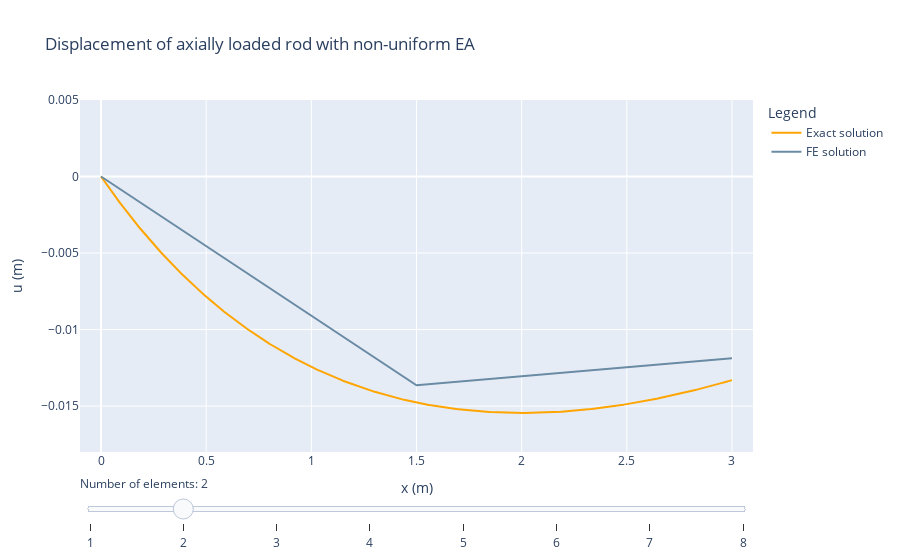

Notebook code cell kept with this figure:
### Markdown cell above
## Additional case with non-uniform stiffness

The problem above has one peculiar feature, which is that the nodal values always coincide with the exact solution. This is not a property of the finite element method. For completeness, we show the convergence behavior for a slightly more complicated problem, namely one where $EA$ is a linear function of $x$:

$$
EA = 1\cdot10^3(1+\alpha x)
$$

with $\alpha=0.5$ m$^{-1}$.
With the same boundary conditions, we get a convergence behavior is more typical for what one can expect from finite element solutions. The FE model still converges to the exact result, but the approximate nature of the solution is now not only visible for the field inside the elements but also for the nodal values themselves.

### Code cell
import plotly.graph_objects as go
import numpy as np
import matplotlib.pyplot as plt

# Redefine matrix assembly to pass on coordinates

def get_element_matrix(EA0, elcoords):
    
    alpha = 0.5
    dx = elcoords[1] - elcoords[0]
    
    # Defining integration locations and weights
    integration_locations = [(dx - dx/(3**0.5))/2, (dx + dx/(3**0.5))/2]
    integration_weights = [dx/2, dx/2]
    n_ip = len(integration_weights)
    
    # Setting up the local element stiffness matrix
    n_node = 2
    K_loc = np.zeros((n_node,n_node))

    # Evaluation of the stiffness matrix in a loop over integration points
    for x_ip, w_ip in zip(integration_locations, integration_weights):
        B = evaluate_B(x_ip, dx)
        EA_loc = EA0*(1 + alpha * (x_ip + elcoords[0]))
        K_loc += EA_loc*np.dot(np.transpose(B), B)*w_ip

    return K_loc


def assemble_global_K(rod_length, n_el, EA):
    n_DOF = n_el+1
    dx = rod_length/n_el
    K_global = np.zeros((n_DOF, n_DOF))
    
    for i in range(n_el):
        elnodes = get_nodes_for_element(i)
        elcoords = elnodes * dx
        K_global[np.ix_(elnodes,elnodes)] += get_element_matrix(EA, elcoords)
    
    return K_global

# Colors
grey = '#eeeeee' # light grey fill

## Prepare all the graphs that are to be plotted
# Define the range of densities to plot
range_elements = np.arange(1, 9, 1)

## Create plot
fig = go.Figure()

base_traces = 0 # Number of traces that are always visible

length = 3              # Length
EA = 1e3                # Stiffness EA
F_right = 10            # Load applied at the right boundary
u_left = 0              # Displacement at the left boundary
q_load = -10            # Distibuted load
a = 0.5

x_analytical = np.linspace(0, length, 1000)
u_analytical = -q_load/EA*x_analytical/a + (F_right+q_load*(length+1/a))/EA/a*np.log(a*x_analytical+1)

# Add traces, one for each slider step
for a in range_elements: 
    x, u  = simulate(a)
    fig.add_trace(  
        go.Scatter(
            visible=False,
            x=x_analytical,
            y=u_analytical,
            line=dict(color='#FFA500'),
            mode='lines',
            name='Exact solution'))
    fig.add_trace(        
        go.Scatter(
            visible=False,
            x=x,
            y=u,
            line=dict(color='#6a8ba4'),
            mode='lines',
            name='FE solution'))

traces_per_step = 2 # Number of traces per value of a

# Show the traces for one value of a when loading the plot (initial setup)
active_a_index = 1
for i in range(traces_per_step):
    curr_idx = int(base_traces + active_a_index*traces_per_step + i)
    fig.data[curr_idx].visible = True

# Create and add slider
steps = []
for i in range(0, range_elements.shape[0]):
    visarray = [False] * len(fig.data)
    visarray[0:base_traces] = [True] * base_traces
    curr_idx = int(base_traces + i * traces_per_step)
    next_idx = int(base_traces + (i+1) * traces_per_step)
    visarray[curr_idx:next_idx] = [True] * traces_per_step
    step = dict(
        method="update",
        args=[{"visible": visarray}],
        label=str(round(range_elements[i], 1))
    )
    steps.append(step)

sliders = [dict(
    active=active_a_index,
    currentvalue={"prefix": r"Number of elements: "},
    steps=steps
)]

fig.update_layout(
    sliders=sliders,
    legend_title="Legend",
)

fig.update_xaxes(title_text='x (m)', range=[-0.1, 3.1])

# Update yaxis properties
fig.update_yaxes(title_text='u (m)', range=[-0.018, 0.005])

fig.update_layout(
    title="Displacement of axially loaded rod with non-uniform EA",
    sliders=sliders,
    legend_title="Legend"
)

fig

### Figure 1 — Plotly figure (JSON) as saved in the notebook; plotly's stock layout.template omitted (floating-point values rounded to 4 significant figures; data arrays with more than 128 entries replaced by an {"elided": "..."} marker saying what was removed)
{"data": [{"line": {"color": "#FFA500"}, "mode": "lines", "name": "Exact solution", "type": "scatter", "visible": false, "x": {"elided": "1000 float values"}, "y": {"elided": "1000 float values"}}, {"line": {"color": "#6a8ba4"}, "mode": "lines", "name": "FE solution", "type": "scatter", "visible": false, "x": [0, 3], "y": [0, -0.008571]}, {"line": {"color": "#FFA500"}, "mode": "lines", "name": "Exact solution", "type": "scatter", "visible": true, "x": {"elided": "1000 float values"}, "y": {"elided": "1000 float values"}}, {"line": {"color": "#6a8ba4"}, "mode": "lines", "name": "FE solution", "type": "scatter", "visible": true, "x": [0, 1.5, 3], "y": [0, -0.01364, -0.01187]}, {"line": {"color": "#FFA500"}, "mode": "lines", "name": "Exact solution", "type": "scatter", "visible": false, "x": {"elided": "1000 float values"}, "y": {"elided": "1000 float values"}}, {"line": {"color": "#6a8ba4"}, "mode": "lines", "name": "FE solution", "type": "scatter", "visible": false, "x": [0, 1, 2, 3], "y": [0, -0.012, -0.01486, -0.01263]}, {"line": {"color": "#FFA500"}, "mode": "lines", "name": "Exact solution", "type": "scatter", "visible": false, "x": {"elided": "1000 float values"}, "y": {"elided": "1000 float values"}}, {"line": {"color": "#6a8ba4"}, "mode": "lines", "name": "FE solution", "type": "scatter", "visible": false, "x": [0, 0.75, 1.5, 2.25, 3], "y": [0, -0.01026, -0.01446, -0.01495, -0.01292]}, {"line": {"color": "#FFA500"}, "mode": "lines", "name": "Exact solution", "type": "scatter", "visible": false, "x": {"elided": "1000 float values"}, "y": {"elided": "1000 float values"}}, {"line": {"color": "#6a8ba4"}, "mode": "lines", "name": "FE solution", "type": "scatter", "visible": false, "x": [0, 0.6, 1.2, 1.8, 2.4, 3], "y": [0, -0.00887, -0.01342, -0.01514, -0.01484, -0.01306]}, {"line": {"color": "#FFA500"}, "mode": "lines", "name": "Exact solution", "type": "scatter", "visible": false, "x": {"elided": "1000 float values"}, "y": {"elided": "1000 float values"}}, {"line": {"color": "#6a8ba4"}, "mode": "lines", "name": "FE solution", "type": "scatter", "visible": false, "x": [0, 0.5, 1, 1.5, 2, 2.5, 3], "y": [0, -0.007778, -0.01232, -0.01463, -0.0153, -0.01471, -0.01313]}, {"line": {"color": "#FFA500"}, "mode": "lines", "name": "Exact solution", "type": "scatter", "visible": false, "x": {"elided": "1000 float values"}, "y": {"elided": "1000 float values"}}, {"line": {"color": "#6a8ba4"}, "mode": "lines", "name": "FE solution", "type": "scatter", "visible": false, "x": [0, 0.4286, 0.8571, 1.286, 1.714, 2.143, 2.571, 3], "y": [0, -0.006912, -0.01131, -0.01391, -0.01513, -0.01529, -0.01458, -0.01318]}, {"line": {"color": "#FFA500"}, "mode": "lines", "name": "Exact solution", "type": "scatter", "visible": false, "x": {"elided": "1000 float values"}, "y": {"elided": "1000 float values"}}, {"line": {"color": "#6a8ba4"}, "mode": "lines", "name": "FE solution", "type": "scatter", "visible": false, "x": [0, 0.375, 0.75, 1.125, 1.5, 1.875, 2.25, 2.625, 3], "y": [0, -0.006214, -0.01042, -0.01313, -0.01469, -0.01533, -0.01521, -0.01447, -0.01321]}], "layout": {"legend": {"title": {"text": "Legend"}}, "sliders": [{"active": 1, "currentvalue": {"prefix": "Number of elements: "}, "steps": [{"args": [{"visible": [true, true, false, false, false, false, false, false, false, false, false, false, false, false, false, false]}], "label": "1", "method": "update"}, {"args": [{"visible": [false, false, true, true, false, false, false, false, false, false, false, false, false, false, false, false]}], "label": "2", "method": "update"}, {"args": [{"visible": [false, false, false, false, true, true, false, false, false, false, false, false, false, false, false, false]}], "label": "3", "method": "update"}, {"args": [{"visible": [false, false, false, false, false, false, true, true, false, false, false, false, false, false, false, false]}], "label": "4", "method": "update"}, {"args": [{"visible": [false, false, false, false, false, false, false, false, true, true, false, false, false, false, false, false]}], "label": "5", "method": "update"}, {"args": [{"visible": [false, false, false, false, false, false, false, false, false, false, true, true, false, false, false, false]}], "label": "6", "method": "update"}, {"args": [{"visible": [false, false, false, false, false, false, false, false, false, false, false, false, true, true, false, false]}], "label": "7", "method": "update"}, {"args": [{"visible": [false, false, false, false, false, false, false, false, false, false, false, false, false, false, true, true]}], "label": "8", "method": "update"}]}], "title": {"text": "Displacement of axially loaded rod with non-uniform EA"}, "xaxis": {"range": [-0.1, 3.1], "title": {"text": "x (m)"}}, "yaxis": {"range": [-0.018, 0.005], "title": {"text": "u (m)"}}}}
